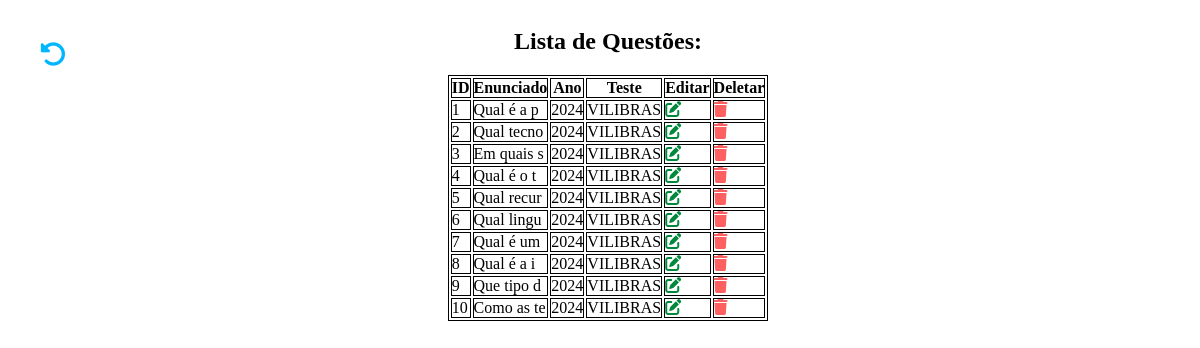
The page /app/pages/questoes/listQuestoes.php on the database as committed earlier.
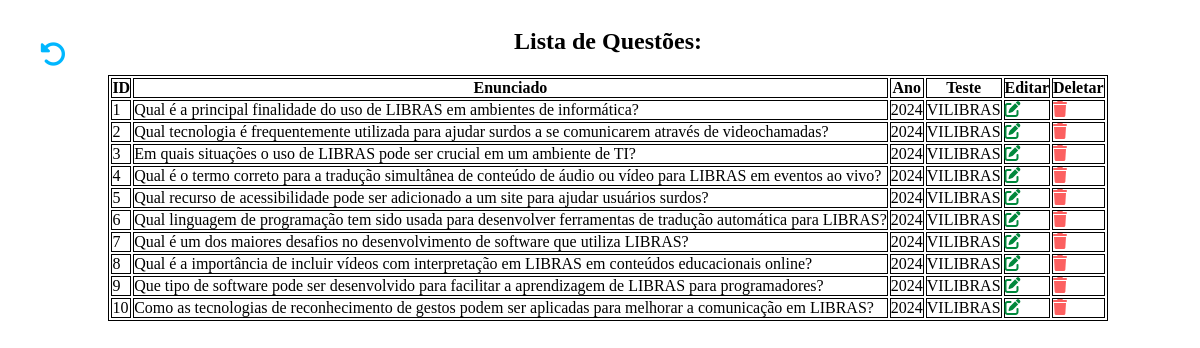
The same page on the database as committed later.
### tables this page shows
CREATE TABLE IF NOT EXISTS questoes (
	id_questao INT PRIMARY KEY AUTO_INCREMENT,
	test VARCHAR(1000) NOT NULL,
	content VARCHAR(1000) NOT NULL,
	year VARCHAR(10) NOT NULL,
	title VARCHAR(1000) NOT NULL,
	answer_A VARCHAR(1000) NOT NULL,
	answer_B VARCHAR(1000) NOT NULL,
	answer_C VARCHAR(1000) NOT NULL,
	answer_D VARCHAR(1000) NOT NULL,
	answer_E VARCHAR(1000) NOT NULL,
	correct CHAR(1) NOT NULL,
	id_acertou INT,
	CONSTRAINT fk_AcertouQuestao FOREIGN KEY (id_acertou) REFERENCES acertou_questao (id_acertou)
);

### app/actions/questoes/mostrarQuestoes.php (called while the page is built, shortened)
<?php
require_once("../../config/conecta.php");
$sql = "SELECT id_questao,title,test,content,year,correct,answer_A,answer_B,answer_C,answer_D,answer_E FROM questoes;";
$result = $mysqli->query($sql);
if($result->num_rows > 0){
    $questoes = $result->fetch_all(MYSQLI_ASSOC);
} else {
    $questoes = [];
}

### app/pages/questoes/listQuestoes.php (the view, shortened to what this page needs)
<?php
require_once("../../actions/questoes/mostrarQuestoes.php");
?>
<!DOCTYPE html>
<html lang="pt-br">
<head>
    <link rel="stylesheet" href="https://cdnjs.cloudflare.com/ajax/libs/font-awesome/6.2.1/css/all.min.css"
 />
</head>
<body>
    <main>
        <div class="return">
            <a href="../admin/dashboardAdmin.php"><i class="fa-solid fa-rotate-left"></i></a>
        </div>
        <h2>Lista de Questões: </h2>
        <table>
            <tr>
                <th>ID</th>
                <th>Enunciado</th>
                <th>Ano</th>
                <th>Teste</th>
                <th>Editar</th>
                <th>Deletar</th>
            </tr>
            <?php if(isset($questoes)) { foreach($questoes as $questao): ?>
            <tr>
                <td><?=$questao['id_questao']?></td>
                <td><?=$questao['title']?></td>
                <td><?=$questao['year']?></td>
                <td><?=$questao['test']?></td>
                <td><a href='../../pages/questoes/editarQuestaoForm.php?id=<?=$questao['id_questao']?>' id='edit'> <i class='fa-solid fa-pen-to-square'></i> </a></td>
                <td><a href='../../actions/questoes/excluirQuestao.php?id=<?=$questao['id_questao']?>' id='del'> <i class='fa-solid fa-trash'></i> </a></td>
            </tr>
            <?php endforeach;}?>
        </table>
    </main>
</body>
</html>

### app/pages/questoes/listQuestoes.php (style rules this page uses)
* { padding: 0; border: 0; box-sizing: border-box; }
body { width: 100%; height: auto; }
main { display: flex; flex-direction: column; justify-content: center; align-items: center; width: 100%; height: auto; }
td { min-height: 30px; }
table, th, td { border: 1px solid #000; }
a { text-decoration: none; color: inherit; }
.return { font-size: 20pt; color: #00b7ff; position: fixed; cursor: pointer; top: 40px; left: 40px; }
#edit { cursor: pointer; color: #00883b; }
#del { cursor: pointer; color: #fc6060; }

Rows that differ between the two databases and show on the page:
changed questoes id 1: title "Qual é a p" → "Qual é a principal finalidade do uso de LIBRAS em ambientes de informática?"
changed questoes id 2: title "Qual tecno" → "Qual tecnologia é frequentemente utilizada para ajudar surdos a se comunicarem através de videochamadas?"
changed questoes id 3: title "Em quais s" → "Em quais situações o uso de LIBRAS pode ser crucial em um ambiente de TI?"
changed questoes id 4: title "Qual é o t" → "Qual é o termo correto para a tradução simultânea de conteúdo de áudio ou vídeo para LIBRAS em eventos ao vivo?"
changed questoes id 5: title "Qual recur" → "Qual recurso de acessibilidade pode ser adicionado a um site para ajudar usuários surdos?"
changed questoes id 6: title "Qual lingu" → "Qual linguagem de programação tem sido usada para desenvolver ferramentas de tradução automática para LIBRAS?"
changed questoes id 7: title "Qual é um" → "Qual é um dos maiores desafios no desenvolvimento de software que utiliza LIBRAS?"
changed questoes id 8: title "Qual é a i" → "Qual é a importância de incluir vídeos com interpretação em LIBRAS em conteúdos educacionais online?"
changed questoes id 9: title "Que tipo d" → "Que tipo de software pode ser desenvolvido para facilitar a aprendizagem de LIBRAS para programadores?"
changed questoes id 10: title "Como as te" → "Como as tecnologias de reconhecimento de gestos podem ser aplicadas para melhorar a comunicação em LIBRAS?"
